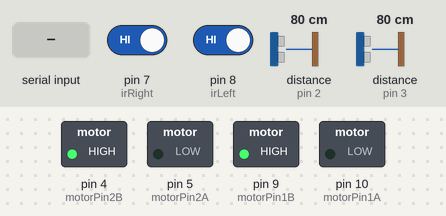
A sketch run on a simulated Arduino Uno, built with avr-gcc and run on an emulated ATmega328P. Parts: switched loads named in the sketch (green lamp = pin HIGH). Wiring (inferred from the names in the program): 2 × ultrasonic range finder: trigger pin 11, echo pin 3 / trigger pin 12, echo pin 2. Inputs (shaded band) come from the test bench; at power-on: pin 7 (irRight) HIGH, pin 8 (irLeft) HIGH, distance to the obstacle (sensors on pin 2, pin 3) 80 cm. The echo pulse lasts 58.3 µs per cm; pins used as bus, display or sensor lines are not drawn.

Above: at 1.2 s.
1.3 s: byte 5 (5) received over Serial
At 3.7 s:
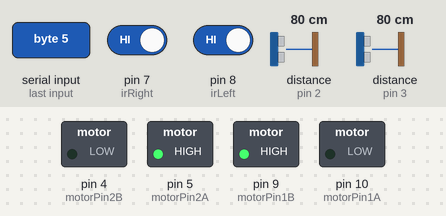
At 5.1 s:
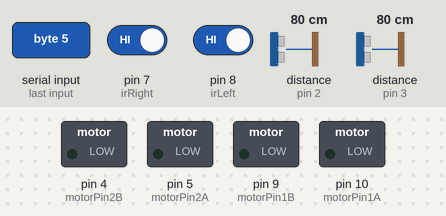
Timing chart, 0 to 6.6 s (numbered marks = the images above; inputs shaded):
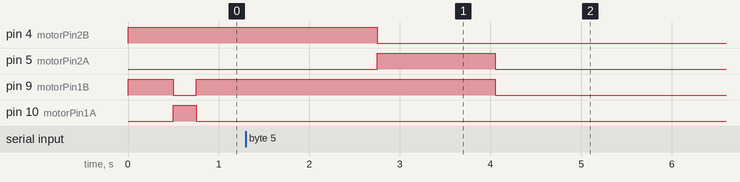

The sketch:

Main.ino
```cpp
/*
   Project 2 - RescueBots - Carier

   Namen: Don Luyendijk   - 0970101
          Tymek Pisko     - 0986216
          Gillbert Resida - 0990026
          Charlie de Raaf - 0987084

   Klas:  TI1E - Groep 4
*/

/*------Initialisatie------*/
#include "motorController.cpp"
#include "UltrasonicSensor.cpp"

#define irLeft 8
#define irRight 7

#define usTrigFront 11
#define usEchoFront 3
#define usTrigUnder 12
#define usEchoUnder 2

#define motorPin1A 10
#define motorPin1B 9
#define motorPin2A 5
#define motorPin2B 4

#define usFrontDistance 150
#define usUnderDistance 300

constexpr bool debug = false;

int espResponse = 0;
int serialBuffer = 0;
boolean manControl = false;

UltrasonicSensor usFront, usUnder;
volatile unsigned long pulseTimeFront;
volatile unsigned long pulseTimeUnder;

long timeToMillimeters(long pulseTime);
void startTimerInterruptLoop();
ISR(TIMER1_COMPA_vect);
void isrFront();
void isrUnder();
void getEspResponse();
void checkHallSensors(int hallSensorOutput);

motorController motor(motorPin1A, motorPin1B, motorPin2A, motorPin2B);
/*---------------------*/


/*------Main Code------*/
void setup() {
  Serial.begin(9600);
  pinMode(irLeft, INPUT_PULLUP);
  pinMode(irRight, INPUT_PULLUP);
  usUnder = UltrasonicSensor(usTrigUnder, usEchoUnder, isrUnder);
  usFront = UltrasonicSensor(usTrigFront, usEchoFront, isrFront);
  startTimerInterruptLoop();
}

void loop() {
  getEspResponse();

  if (debug) Serial.println(manControl);

  if (manControl) {
    if (debug) Serial.println("ManControl");
    switch (espResponse) {
      case 1: //Forward
        motor.motorA("forward");
        motor.motorB("forward");
        if (debug) Serial.println("Forward");
        break;
      case 2: // Backward
        motor.motorA("backward");
        motor.motorB("backward");
        if (debug) Serial.println("Back");
        break;
      case 3: //Right
        motor.motorA("forward");
        motor.motorB("backward");
        if (debug) Serial.println("Right");
        break;
      case 4: //Left
        motor.motorA("backward");
        motor.motorB("forward");
        if (debug) Serial.println("Left");
        break;
      default: //If the button isn't pressed, stop both motors
        motor.motorA("stop");
        motor.motorB("stop");
        if (debug) Serial.println("Stop");
        break;
    }
  }
  else {
    if (debug) Serial.println("Normal mode");
    //Read ir values
    int irLeftVal = digitalRead(irLeft);
    int irRightVal = digitalRead(irRight);

    if (debug) Serial.println("IR Left : " + (String) irLeftVal);
    if (debug) Serial.println("IR Right : " + (String) irRightVal);

    if (debug) Serial.println("US Front : " + (String) timeToMillimeters(pulseTimeFront));
    if (debug) Serial.println("US Under : " + (String) timeToMillimeters(pulseTimeUnder));

    if (timeToMillimeters(pulseTimeFront) < usFrontDistance) { //Check the ultrasonic sensor on the front, if something is to close, execute the following code
      unsigned long prevTime = millis();
      motor.motorA("backward"); //Set both motors to backward
      motor.motorB("backward");
      while(prevTime + 500 > millis()){getEspResponse();} //Let the bot ride backward for 0.5 sec
      prevTime = millis();
      motor.motorB("forward"); //Set motors to left
      while(prevTime + 250 > millis()){getEspResponse();} //Let the bot turn for 0.25 sec
      prevTime = millis();
      motor.motorA("forward"); //Set both motors to forward
    }
    else if (timeToMillimeters(pulseTimeUnder) > usUnderDistance) { //Check the ultrasonic sensor on the bottom, if time between pulses is too big, execute the following code
      unsigned long prevTime = millis();
      motor.motorA("backward"); //Set both motors to backward
      motor.motorB("backward");
      while(prevTime + 2000 > millis()){getEspResponse();} //Let the bot ride backward for 2 sec
      prevTime = millis();
      motor.motorA("forward"); //Set motors to right
      while(prevTime + 1300 > millis()){getEspResponse();} //Let the bot turn for 1.3 sec
      motor.motorB("forward"); //Set both motors to forward
    }
    else {
      if (irLeftVal == 1 && irRightVal != 1) { //Check if the left ir sensor detects a line
        unsigned long prevTime = millis();
        motor.motorA("backward"); //Set both motors to backward
        motor.motorB("backward");
        while(prevTime + 500 > millis()){getEspResponse();} //Let the bot ride backward for 0.5 sec
        prevTime = millis();
        motor.motorA("forward"); //Set motors to right
        while(prevTime + 300 > millis()){getEspResponse();} //Let the bot ride backward for 0.3 sec
      } else if (irRightVal == 1 && irLeftVal != 1) { //Check if the right ir sensor detects a line
        unsigned long prevTime = millis();
        motor.motorA("backward"); //Set both motors to backward
        motor.motorB("backward");
        while(prevTime + 500 > millis()){getEspResponse();} //Let the bot ride backward for 0.5 sec
        motor.motorB("forward"); //Set motors to left
        prevTime = millis();
        while(prevTime + 300 > millis()){getEspResponse();} //Let the bot ride backward for 0.3 sec
      } else if (irLeftVal == 1 && irRightVal == 1) { //Check if both ir sensors detect a line
        unsigned long prevTime = millis();
        motor.motorA("backward"); //Set both motors to backward
        motor.motorB("backward");
        while(prevTime + 500 > millis()){getEspResponse();} //Let the bot ride backward for 0.5 sec
      } else { //If not a single sensor detects something, do this
        motor.motorA("forward"); //Set both motors to forward
        motor.motorB("forward");
      }
    }
  }
}
/*------------------------------*/


/*------us Functies------*/
long timeToMillimeters(long pulseTime) {
  return ((pulseTime >> 1) / 2.9);
}

void startTimerInterruptLoop() {
  cli();
  TCCR1A = 0;
  TCCR1B = 0;
  TCNT1 = 0;

  OCR1A = 1562; // 16 000 000 / (prescaler * Hz) - 1

  TCCR1B |= (1 << WGM12);
  TCCR1B |= (1 << CS12) | (1 << CS10); // prescaler = 1024
  TIMSK1 |= (1 << OCIE1A);

  sei();
}

ISR(TIMER1_COMPA_vect) {
  usFront.pulse();
}

void isrFront() {
  static unsigned long start;
  if (digitalRead(usFront.echo)) {
    start = micros();
  } else {
    pulseTimeFront = micros() - start;
  }
  usUnder.pulse();
}

void isrUnder() {
  static unsigned long start;
  if (digitalRead(usUnder.echo)) {
    start = micros();
  } else {
    pulseTimeUnder = micros() - start;
  }
}
/*------------------------*/


/*------ESP Functies------*/
bool oneTime = false;
void getEspResponse() {
  int serialBuffer = 0;
  if (Serial.available() > 0) {
    espResponse = Serial.read();
  }

  if(espResponse == 5 && !oneTime){
    manControl = !manControl;
    oneTime = true;
  }
  else if(espResponse != 5 && oneTime){
    oneTime = false;
  }

  if (debug) Serial.println("ESP Response : " + (String)espResponse);
}
/*------------------------*/
```

UltrasonicSensor.cpp
```cpp
#pragma once

#include <Arduino.h>

class UltrasonicSensor {
  public:
  int trig, echo;

  UltrasonicSensor() {}

  UltrasonicSensor(const int trig, const int echo, void(*isr)(void)) {
    if(!(echo == 2 || echo == 3)) {
      Serial.println("UltrasonicSensor object made with non-interrupt pin");
    }
    this->trig = trig;
    this->echo = echo;
    pinMode(trig, OUTPUT);
    pinMode(echo, INPUT);
    attachInterrupt(digitalPinToInterrupt(echo), isr, CHANGE);
  }

  void pulse() {
    digitalWrite(trig, LOW);
    delayMicroseconds(2);
    digitalWrite(trig, HIGH);
    delayMicroseconds(10);
    digitalWrite(trig, LOW);
  }
};
```

motorController.cpp
```cpp
#pragma once

#include <Arduino.h>

class motorController {
    int motor1A, motor1B, motor2A, motor2B;

  public:

    motorController(int motor1A, int motor1B, int motor2A, int motor2B) {
      this->motor1A = motor1A;
      this->motor1B = motor1B;
      this->motor2A = motor2A;
      this->motor2B = motor2B;

      pinMode(motor1A, OUTPUT);
      pinMode(motor1B, OUTPUT);
      pinMode(motor2A, OUTPUT);
      pinMode(motor2B, OUTPUT);
    }

    void motorA(String command){
      if(command == "forward"){
        digitalWrite(motor2A, HIGH);
        digitalWrite(motor2B, LOW);
      }
      else if(command == "backward"){
        digitalWrite(motor2A, LOW);
        digitalWrite(motor2B, HIGH);
      }
      else if(command == "stop"){
        digitalWrite(motor2A, LOW);
        digitalWrite(motor2B, LOW);
      }
      else{
        return 0;
      }
    }

    void motorB(String command){
      if(command == "forward"){
        digitalWrite(motor1A, HIGH);
        digitalWrite(motor1B, LOW);
      }
      else if(command == "backward"){
        digitalWrite(motor1A, LOW);
        digitalWrite(motor1B, HIGH);
      }
      else if(command == "stop"){
        digitalWrite(motor1A, LOW);
        digitalWrite(motor1B, LOW);
      }
      else{
        return 0;
      }
    }
};
```

Measured:
- after the input at 1.3 s, pin 4 (motorPin2B): goes on until 2.8 s, then stays LOW; pin 5 (motorPin2A): goes on until 4.1 s, then stays LOW; pin 9 (motorPin1B): HIGH → LOW after 2.8 s
